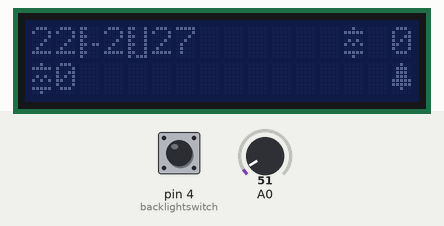
Bench run of a sketch on a simulated Arduino Uno, built with avr-gcc and run on an emulated ATmega328P. Parts: 16×2 character LCD. The inputs (shaded band) are chosen by the test bench; at power-on: pin 4 (backlightswitch) LOW, A0 = 51. What the sketch prints to the serial monitor is not drawn.

Above: at 3.5 s.
3.6 s: pin 4 (backlightswitch) pulled HIGH for 3.2 s
At 4.4 s:
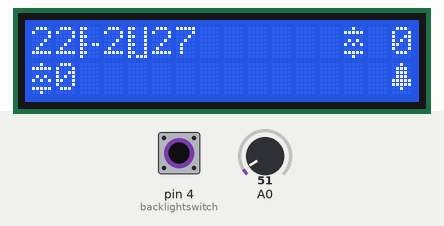
16.6 s: pin 4 (backlightswitch) pulled HIGH for 0.15 s
At 17.1 s:
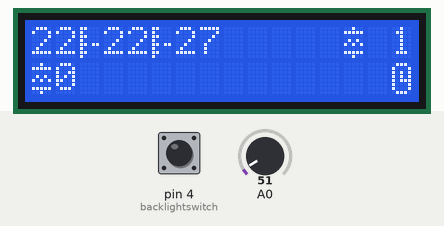
28.0 s: A0 set to 61
At 31.1 s:
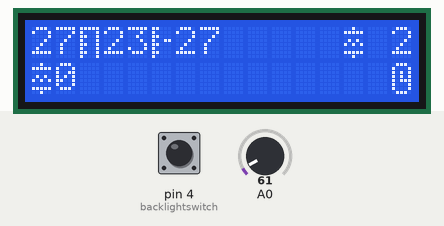
31.6 s: A0 set to 71
42.9 s: A0 set to 78
At 46.2 s:
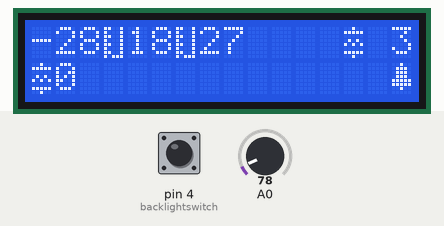
Timing chart, 0 to 47.6 s (numbered marks = the images above; inputs shaded):
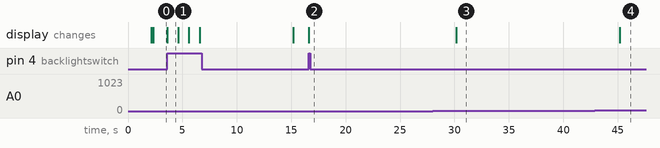

Measured:
- the behaviour switches between 71 and 72 on A0 (found by bisection; images 3 and 4)
- after the input at 3.6 s, the display: changes at once (image 1)
- after the input at 16.6 s, the display: changes at once (image 2)
- after the input at 28.0 s, the display: changes after 2.2 s (image 3)
- after the input at 31.6 s, every drawn part: stays the same
- after the input at 42.9 s, the display: changes after 2.3 s (image 4)
- what the display in image 1 shows lasts 1.0 s, from 3.6 s to 4.6 s

The sketch:

lm35-temp-clk.ino
```cpp
#include <LiquidCrystal_I2C.h>
#include <Wire.h>


LiquidCrystal_I2C lcd(0x27, 2, 1, 0, 4, 5, 6, 7, 3, POSITIVE);


int lm35;
float temperature;
int backlightswitch = 4;
float avgtemp[10];

int VDD = 461; // Vin -V diode

float HYST = 0.5;
float HEATON = 27;
int MINTEMP = 18;
boolean is_heating = false;
boolean prev_is_heating = false;


unsigned long int heatcounter = 0;

unsigned long int counter = 0;
unsigned long prevtimestamp = 0;
unsigned long currtimestamp;
unsigned long backlightprevtimestamp = 0;
unsigned long backlightcurrtimestamp;
long interval = 15 * 1000; // #interval*1000 millisec delay for temperature read
long newinterval = interval;
long backlightinterval = 86400 * 1000; // #backlightinterval*1000 millisec delay for backlight
boolean backlight = false;
int avgtemper = 0;


// Heat on
#define HEAT_ON 0
byte heaton[8] = {4, 31, 0, 10, 21, 0, 31, 4};

// Heat off
#define HEAT_OFF 1
byte heatoff[8] = {4, 31, 0, 0, 0, 0, 31, 4};

// Bell
#define BELL 2
byte bell[8] = {4, 14, 14, 14, 31, 31, 4, 0};

// Timer
#define TIMER 3
byte timer[8] = {14, 17, 21, 21, 23, 17, 17, 14};

// ON
#define ON 4
byte on[8] = {16, 25, 26, 28, 24, 24, 24, 16};

// OFF
#define OFF 5
byte off[8] = {16, 24, 24, 24, 24, 28, 26, 17};


// TEMP_BAR for graphical temperature
#define TEMP_BAR 7
byte temp_bar[8];

// AVG_BAR for graphical average temperature
#define AVG_BAR 6


// Functions

// Create temeprature bar LCD char
void temp_bar_char(int temper, int bar) {
  if (int(temper) < 19) {
    temp_bar[0] = 25; temp_bar[1] = 17; temp_bar[2] = 25;  temp_bar[3] = 17; temp_bar[4] = 25; temp_bar[5] = 17; temp_bar[6] = 25; temp_bar[7] = 23;
    lcd.createChar(bar, temp_bar);
  }
  switch ( (int)temper) {
    case 19:
      temp_bar[0] = 24; temp_bar[1] = 16; temp_bar[2] = 24;  temp_bar[3] = 16; temp_bar[4] = 24; temp_bar[5] = 16; temp_bar[6] = 24; temp_bar[7] = 19;
      lcd.createChar(bar, temp_bar);
      break;
    case 20:
      temp_bar[0] = 24; temp_bar[1] = 16; temp_bar[2] = 24;  temp_bar[3] = 16; temp_bar[4] = 24; temp_bar[5] = 16; temp_bar[6] = 27; temp_bar[7] = 16;
      lcd.createChar(bar, temp_bar);
      break;
    case 21:
      temp_bar[0] = 24; temp_bar[1] = 16; temp_bar[2] = 24;  temp_bar[3] = 16; temp_bar[4] = 24; temp_bar[5] = 19; temp_bar[6] = 24; temp_bar[7] = 16;
      lcd.createChar(bar, temp_bar);
      break;
    case 22:
      temp_bar[0] = 24; temp_bar[1] = 16; temp_bar[2] = 24;  temp_bar[3] = 16; temp_bar[4] = 27; temp_bar[5] = 16; temp_bar[6] = 24; temp_bar[7] = 16;
      lcd.createChar(bar, temp_bar);
      break;
    case 23:
      temp_bar[0] = 24; temp_bar[1] = 16; temp_bar[2] = 24;  temp_bar[3] = 19; temp_bar[4] = 24; temp_bar[5] = 16; temp_bar[6] = 24; temp_bar[7] = 16;
      lcd.createChar(bar, temp_bar);
      break;
    case 24:
      temp_bar[0] = 24; temp_bar[1] = 16; temp_bar[2] = 27;  temp_bar[3] = 16; temp_bar[4] = 24; temp_bar[5] = 16; temp_bar[6] = 24; temp_bar[7] = 16;
      lcd.createChar(bar, temp_bar);
      break;
    case 25:
      temp_bar[0] = 24; temp_bar[1] = 19; temp_bar[2] = 24;  temp_bar[3] = 16; temp_bar[4] = 24; temp_bar[5] = 16; temp_bar[6] = 24; temp_bar[7] = 16;
      lcd.createChar(bar, temp_bar);
      break;
    case 26:
      temp_bar[0] = 27; temp_bar[1] = 16; temp_bar[2] = 24;  temp_bar[3] = 16; temp_bar[4] = 24; temp_bar[5] = 16; temp_bar[6] = 24; temp_bar[7] = 16;
      lcd.createChar(bar, temp_bar);
      break;
  }
  if (int(temper) > 26) {
    temp_bar[0] = 31; temp_bar[1] = 17; temp_bar[2] = 25; temp_bar[3] = 17; temp_bar[4] = 25; temp_bar[5] = 17; temp_bar[6] = 25; temp_bar[7] = 17;
    lcd.createChar(bar, temp_bar);
  }
}


void showTemperature() {
  //lcd.backlight();
  lm35 = analogRead(A0);
  temperature = lm35 * VDD / 1023.0;
  for (int i = 1; i < 10; i++) {
    avgtemp[i - 1] = avgtemp[i];
  }
  avgtemp[9] = temperature;
  float avgt = 0;
  Serial.println("********************");
  Serial.print("Count: ");
  Serial.print(counter);
  Serial.print(" Interval: ");
  Serial.print(interval);
  Serial.println(" millis.");
  for (int i = 0; i < 10; i++) {
    Serial.print(i);
    Serial.print(". ");
    Serial.println(avgtemp[i]);
    avgt += avgtemp[i];
  }
  Serial.print("Sum: ");
  Serial.print(avgt);
  Serial.print(" Avg: ");
  avgt /= 10.0;
  avgtemper = int(avgt);
  Serial.print(avgt);
  Serial.print(" (int)Avg: ");
  Serial.println(avgtemper);
  temp_bar_char((int)temperature, TEMP_BAR);
  temp_bar_char(avgtemper, AVG_BAR);
  lcd.clear();
  lcd.setCursor(0, 0);
  lcd.print((int)temperature);
  lcd.write(byte(TEMP_BAR));
  lcd.print(avgtemper);
  lcd.write(byte(AVG_BAR));
  lcd.print((int)HEATON);
  lcd.setCursor(15, 0);
  /*
  lcd.print(interval / 1000);
  lcd.setCursor(0, 1);
  for (int i = 0 ; i < 8; i++) {
    lcd.write(byte(i));
  }
  lcd.print(" ");
  */
  lcd.print(counter % 10);
  //show_interval(interval);
  //lcd.noBacklight();
  counter++;

  if (avgt >= HEATON) {
    lcd.setCursor(13, 0);
    lcd.write(byte(HEAT_OFF));
    is_heating = false;
    prev_is_heating = false;
  }
  if ((avgt - HYST) < HEATON) {
    lcd.setCursor(13, 0);
    lcd.write(byte(HEAT_ON));
    is_heating = true;
  }
  if (!prev_is_heating && is_heating ) {
    prev_is_heating = is_heating;
    heatcounter++;
  }

  lcd.setCursor(0, 1);
  lcd.write(byte(HEAT_ON));
  lcd.print(heatcounter - 1);

  if (avgtemper <= MINTEMP) {
    lcd.setCursor(15, 1);
    lcd.write(byte(BELL));
  }
  else {
    lcd.setCursor(15, 1);
    lcd.write(byte(TIMER));
  }
  Serial.print("is_heating: ");
    Serial.print(is_heating);
    Serial.print(" prev_is_heating: ");
    Serial.println(is_heating);
  // end show_temperature
}

// Show interval settings
void show_interval(long inter) {
  if (inter / 1000 < 10) {
    lcd.setCursor(14, 0);
    lcd.print(" ");
    lcd.print(inter / 1000);
  }
  else {
    lcd.setCursor(14, 0);
    lcd.print(inter / 1000);
  }
}

// ********************************************
// setup()
void setup() {
  Serial.begin(9600);
  pinMode(backlightswitch, INPUT);
  lcd.begin(16, 2);
  lcd.backlight();
  lcd.clear();
  lcd.setCursor(0, 0);
  lcd.print("---Thermostat---");
  lcd.setCursor(0, 1);
  lcd.print("<> triton-dev <>");
  delay(2000);
  lcd.createChar(HEAT_ON, heaton);
  lcd.createChar(HEAT_OFF, heatoff);
  lcd.createChar(BELL, bell);
  lcd.createChar(TIMER, timer);
  lcd.createChar(ON, on);
  lcd.createChar(OFF, off);
  lcd.noBacklight();
  lcd.clear();
  showTemperature();
  lm35 = analogRead(A0);
  temperature = lm35 * VDD / 1023.0;
  for (int i = 0; i < 10; i++) {
    avgtemp[i] = temperature;
  }
  //interval = map(analogRead(A1), 0, 1023, 1000, 60000);
  //end setup
}

// *********************************************************
// loop()
void loop() {
  // Read LM35 every #interval# sec.
  currtimestamp = millis();
  if (currtimestamp - prevtimestamp >= interval) {
    prevtimestamp = currtimestamp;
    showTemperature();
  }

  // Turn on - off backlight
  if (digitalRead(backlightswitch) == HIGH && !backlight) {
    backlight = true;
    lcd.backlight();
    delay(1000);
  }
  if (digitalRead(backlightswitch) == HIGH && backlight) {
    backlight = false;
    lcd.noBacklight();
    delay(1000);
  }


  /*
   // Backlight on for #backlightinetrval# seconds when button pressed
   if (digitalRead(backlightswitch) == HIGH && !backlight) {
     backlightprevtimestamp = millis();
     backlight = true;
   }
   if (backlight) {
     backlightcurrtimestamp = millis();
     if (backlightcurrtimestamp - backlightprevtimestamp <= backlightinterval) {
       lcd.backlight();
       lcd.setCursor(11, 1);
       lcd.print(86400 - (backlightcurrtimestamp - backlightprevtimestamp) / 1000);
     }
     else {
       lcd.noBacklight();
       backlight = false;
     }
   }
   */
  /*
  newinterval = map(analogRead(A1), 0, 1023, 1000, 60000);
  if (newinterval != interval) {
    show_interval(newinterval);
    interval = newinterval;
  }
  */

  //end loop
}
```
